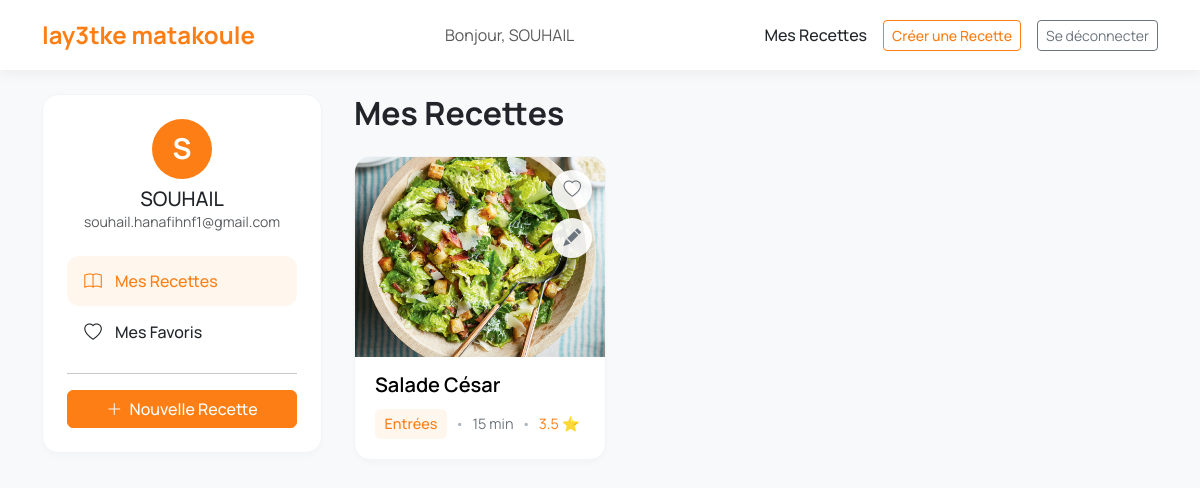
Page /accounts/my-recipes/ (signed in) on the committed database.
### recettes/models.py (models this page shows, shortened)
class Recipe(models.Model):
    title = models.CharField(max_length=200)
    description = models.TextField()
    instructions = models.TextField(default='', blank=True)
    preparation_time = models.PositiveIntegerField(default=0)
    category = models.ForeignKey(Category, on_delete=models.CASCADE)
    ingredients = models.ManyToManyField(Ingredient)  # SIMPLE SANS through
    author = models.ForeignKey(User, on_delete=models.CASCADE)
    rating = models.FloatField(default=0)
    created_at = models.DateTimeField(auto_now_add=True)
    image = models.ImageField(upload_to='recipes/', blank=True, null=True)
    favorited_by = models.ManyToManyField(User,related_name='favorite_recipes',blank=True)

class Category(models.Model):
    name = models.CharField(max_length=100)

### accounts/views.py (the view)
# urls.py: path('my-recipes/', views.my_recipes, name='my_recipes'),
@login_required
def my_recipes(request):
    recipes = Recipe.objects.filter(author=request.user)
    context = {
        'recipes': recipes,
        'page_title': "Mes Recettes",
        'view_mode': 'recipes',
    }
    return render(request, 'my_recipes.html', context)

### templates/my_recipes.html (shortened to what this page needs)
{% extends 'base.html' %}
{% load static %}
{% block content %}
<div class="my-recipes-layout">
    <aside class="sidebar-nav-wrapper">
        <a href="{% url 'accounts:edit_profile' %}" class="text-center mb-4 d-block text-decoration-none sidebar-profile-link">
            <div class="mx-auto mb-2 sidebar-avatar">
                {{ user.username|first|upper }}
            </div>
            <h5 class="card-title mb-0 text-dark">{{ user.username }}</h5>
            {% if user.email %}
                <p class="card-text text-muted small">{{ user.email }}</p>
            {% endif %}
        </a>
        <div class="sidebar-nav">
            <div class="nav flex-column nav-pills" role="tablist" aria-orientation="vertical">
                <a href="{% url 'accounts:my_recipes' %}" class="nav-link {% if view_mode == 'recipes' %}active{% endif %}" role="tab">
                    <i class="bi bi-book"></i>
                    <span>Mes Recettes</span>
                </a>
                <a href="{% url 'accounts:my_favorites' %}" class="nav-link {% if view_mode == 'favorites' %}active{% endif %}" role="tab">
                    <i class="bi bi-heart"></i>
                    <span>Mes Favoris</span>
                </a>
                <hr class="my-3">
                <a href="{% url 'create_recipe' %}" class="btn btn-orange w-100">
                    <i class="bi bi-plus-lg me-1"></i> Nouvelle Recette
                </a>
            </div>
        </div>
    </aside>
    <main class="recipe-content-wrapper">
        <h2 class="mb-4" style="font-weight: 700;">{{ page_title }}</h2>
        {% if recipes %}
            <div class="row">
                {% for recipe in recipes %}
                    <div class="col-lg-6 col-xl-4 mb-4">
                        <div class="card recipe-card h-100">
                            <div class="recipe-card-img-wrapper">
                                {% if recipe.image %}
                                    <img src="{{ recipe.image.url }}" class="recipe-card-img" alt="{{ recipe.title }}">
                                {% else %}
                                    <div class="recipe-card-img bg-secondary d-flex align-items-center justify-content-center">
                                        <span>🍳 Pas d'image</span>
                                    </div>
                                {% endif %}
                                {% if user.is_authenticated %}
                                    <button class="card-action-btn favorite-btn {% if user in recipe.favorited_by.all %}favorited{% endif %}"
                                            data-recipe-id="{{ recipe.id }}"
                                            title="Ajouter aux favoris">
                                        <i class="bi bi-heart"></i>
                                    </button>
                                {% endif %}
                                <a href="{% url 'edit_recipe' recipe.id %}" class="card-action-btn edit-btn"
                                   title="Modifier la recette">
                                    <i class="bi bi-pencil-fill"></i>
                                </a>
                            </div>
                            <div class="card-body">
                                <h5 class="card-title">
                                    <a href="{% url 'recipe_detail' recipe.id %}" class="stretched-link text-decoration-none" style="color: black">
                                        {{ recipe.title }}
                                    </a>
                                </h5>
                                <div class="recipe-meta-text">
                                    <span class="category-tag">{{ recipe.category.name }}</span>
                                    <span class="dot-separator">•</span>
                                    <span>{{ recipe.preparation_time }} min</span>
                                    <span class="dot-separator">•</span>
                                    <span class="rating-stars">
                                        {{ recipe.rating|floatformat:1 }} ⭐
                                    </span>
                                </div>
                            </div>
                        </div>
                    </div>
                {% endfor %}
            </div>
        {% endif %}
    </main>
</div>
{% endblock %}

### templates/base.html (shortened to what this page needs)
{% load static %}
<!DOCTYPE html>
<html lang="fr">
<head>
    <link href="https://cdn.jsdelivr.net/npm/bootstrap@5.3.3/dist/css/bootstrap.min.css" rel="stylesheet">
    <link href="https://cdn.jsdelivr.net/npm/bootstrap-icons@1.10.5/font/bootstrap-icons.css" rel="stylesheet">
</head>
<body class="bg-light">
<nav class="navbar navbar-expand-lg navbar-custom">
  <div class="container-xl">
    <a class="navbar-brand" href="/">lay3tke matakoule</a>
 {% if user.is_authenticated %}
    <span class="navbar-text me-3">Bonjour, {{ user.username }}</span>
   <div class="d-flex align-items-center">
    <a href="{% url 'accounts:my_recipes' %}" class="nav-link me-3">Mes Recettes</a>
    <a href="{% url 'create_recipe' %}" class="btn btn-outline-orange btn-sm me-3">Créer une Recette</a>
    <a href="{% url 'accounts:logout' %}" class="btn btn-outline-secondary btn-sm">Se déconnecter</a>
  {% else %}
    <a href="{% url 'accounts:login' %}" class="btn btn-outline-secondary ms-auto me-2">Connexion</a>
    <a href="{% url 'accounts:register' %}" class="btn btn-orange">Créer un compte</a>
  {% endif %}
</div>
  </div>
</nav>
<div class="container-xl mt-4">
  {% block content %}{% endblock %}
</div>
</body>
</html>

### templates/base.html (style rules this page uses)
body, .btn, .form-control, .form-select, .card-title, .nav-link, .navbar-brand, .dropdown-item { font-family: 'Manrope', sans-serif; }
.navbar-custom { background-color: #ffffff; box-shadow: 0 4px 12px rgba(0,0,0,0.05); padding-top: 0.75rem; padding-bottom: 0.75rem; }
.navbar-custom .navbar-brand { color: #fd7e14; font-weight: 700; font-size: 1.5rem; }
.navbar-custom .nav-link { color: #212529; font-weight: 500; }
.btn-orange { background-color: #fd7e14; border-color: #fd7e14; color: #ffffff; font-weight: 500; }
.btn-outline-orange { color: #fd7e14; border-color: #fd7e14; font-weight: 500; }

### templates/my_recipes.html (style rules this page uses)
.recipe-card { border-radius: 1rem; overflow: hidden; border: 1px solid #f3f4f6; box-shadow: 0 4px 6px rgba(0,0,0,0.02); transition: box-shadow 0.3s ease-in-out; background-color: #ffffff; }
.recipe-card-img-wrapper { height: 200px; overflow: hidden; position: relative; background-color: #e9ecef; }
.recipe-card-img { width: 100%; height: 100%; object-fit: cover; transition: transform 0.3s ease-in-out; }
.card-action-btn { position: absolute; right: 0.8rem; background-color: rgba(255, 255, 255, 0.9); border-radius: 50%; width: 40px; height: 40px; display: flex; align-items: center; justify-content: center; padding: 0; border: none; box-shadow: 0 2px 6px rgba(0,0,0,0.1); transition: transform 0.2s ease-in-out; cursor: pointer; z-index: 10; }
.card-action-btn i { font-size: 1.1rem; color: #6c757d; line-height: 1; transition: color 0.2s ease-in-out; }
.favorite-btn { top: 0.8rem; }
.edit-btn { top: 3.8rem; }
.favorite-btn .bi-heart { display: block; }
.recipe-card .card-body { padding: 1rem 1.25rem 1.25rem; }
.recipe-card .card-title { font-size: 1.25rem; font-weight: 600; margin-bottom: 0.75rem; color: #212529; text-decoration: none; }
.recipe-meta-text { display: flex; flex-wrap: wrap; align-items: center; gap: 0.25rem 0.5rem; font-size: 0.9rem; color: #6c757d; }
.recipe-meta-text .category-tag { color: #fd7e14; font-weight: 500; background-color: #fff7ed; padding: 0.25rem 0.6rem; border-radius: 6px; }
.recipe-meta-text .rating-stars { color: #fd7e14; }
.recipe-meta-text .dot-separator { color: #adb5bd; }
.my-recipes-layout { display: grid; grid-template-columns: 280px 1fr; gap: 2rem; }
.sidebar-nav-wrapper { position: sticky; top: 1.5rem; align-self: start; background-color: #ffffff; border-radius: 1rem; border: 1px solid #f3f4f6; box-shadow: 0 4px 6px rgba(0,0,0,0.02); padding: 1.5rem; }
.sidebar-avatar { width: 60px; height: 60px; border-radius: 50%; background-color: #fd7e14; color: white; display: flex; align-items: center; justify-content: center; font-size: 1.8rem; font-weight: bold; }
.sidebar-profile-link { position: relative; display: block; }
.sidebar-nav .nav-link { padding: 0.75rem 1rem; display: flex; align-items: center; font-size: 1rem; font-weight: 500; border-radius: 0.75rem; color: #212529; }
.sidebar-nav .nav-link i { font-size: 1.1rem; margin-right: 0.75rem; width: 20px; text-align: center; }
.sidebar-nav .nav-link.active { background-color: #fff7ed; color: #fd7e14; }
.sidebar-nav .nav-link.active i { color: #fd7e14; }

### rows in the picture
Recipe: image (picture), title "Salade César", category.name "Entrées", preparation_time "15", rating "3.5"

### other values in the picture
{{ user.username }} "SOUHAIL"
{{ user.username|first|upper }} "S"
{{ user.email }} "souhail.hanafihnf1@gmail.com"
{{ page_title }} "Mes Recettes"
